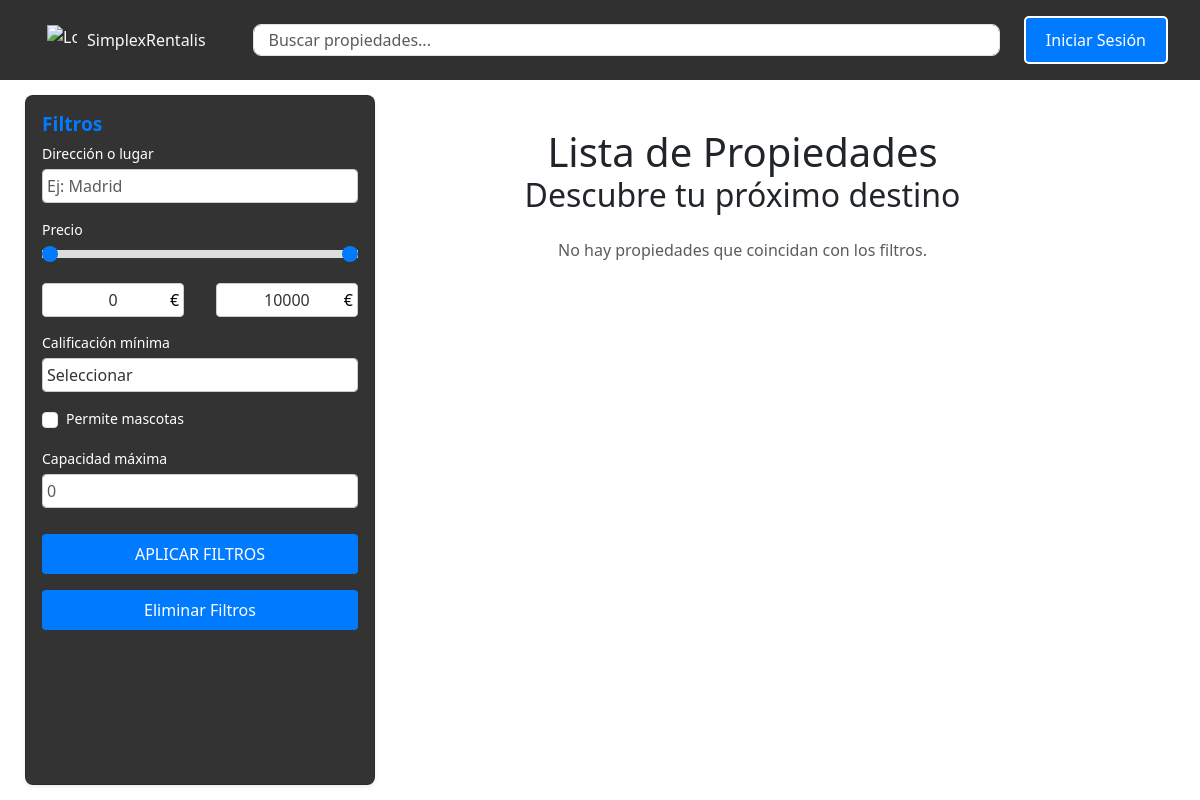
Page /propiedades/ on the earlier database version.
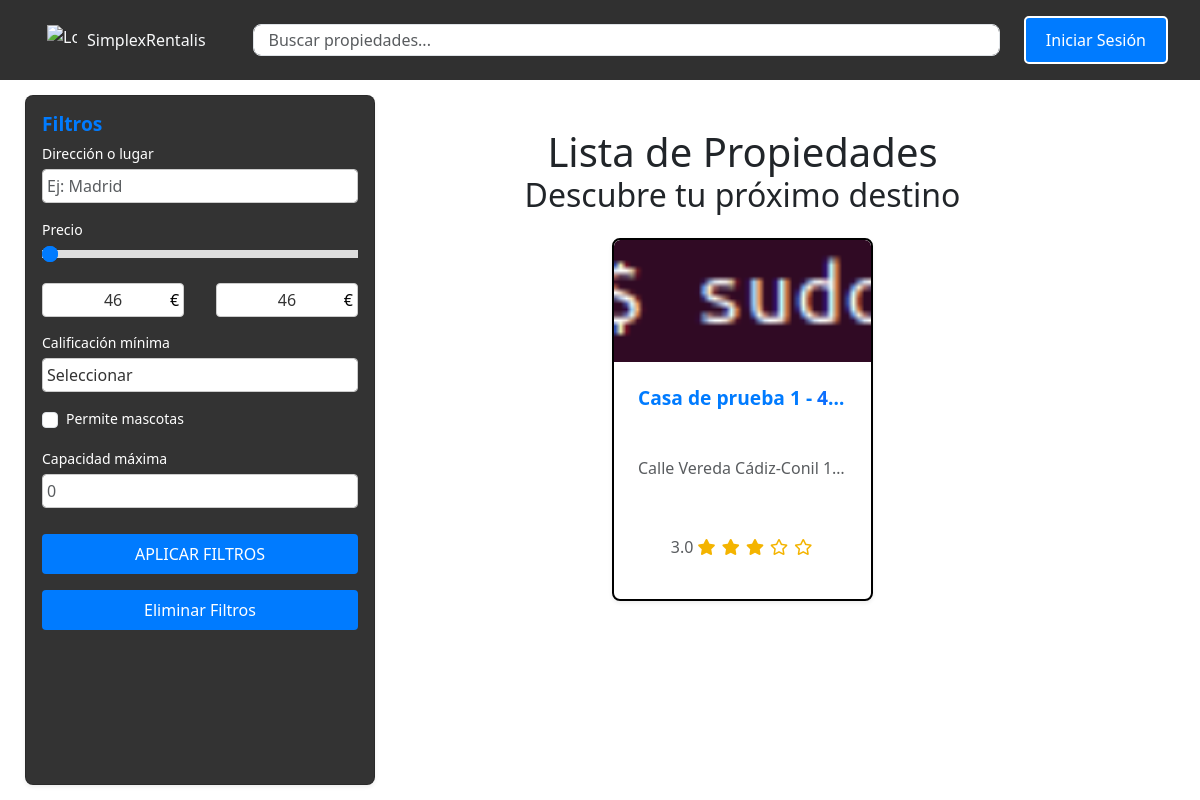
Same page on the later database version.
### SimplexRentalisAPP/models.py (models this page shows, shortened)
class Propiedades(models.Model):
    id = models.AutoField(primary_key=True)
    nombre = models.CharField(max_length=100, blank=False, null=False)
    descripcion = models.TextField(max_length=3000, blank=True, null=True)
    direccion = models.ForeignKey('Direcciones', on_delete=models.CASCADE, related_name='propiedades')
    precio_noche = MoneyField(max_digits=10, decimal_places=2, blank=False, null=False, default_currency='EUR')
    propietario = models.ForeignKey('User', on_delete=models.CASCADE, related_name='propiedades', blank=False, null=False)
    calificacion = models.DecimalField(
        default=3.0,
        blank=False,
        null=False,
        max_digits=3,
        validators=[MinValueValidator(1), MaxValueValidator(5)],
        decimal_places=1
    )
    permite_mascotas = models.BooleanField(default=False)
    en_mantenimiento = models.BooleanField(default=False)
    capacidad_maxima = models.IntegerField(default=1, blank=False, null=False)
    cantidad_banos = models.IntegerField(default=1, blank=False, null=False)
    cantidad_dormitorios = models.IntegerField(default=1, blank=False, null=False)
    galeria = models.ForeignKey('Galeria', on_delete=models.CASCADE, related_name='propiedades_galeria', blank=True, null=True)
    class Meta:
        constraints = [
            models.UniqueConstraint(fields=['direccion', 'propietario'], name='unique_direccion_propietario')
        ]

class Direcciones(models.Model):
    id = models.AutoField(primary_key=True)  # Campo id declarado explícitamente
    calle = models.CharField(max_length=255)
    numero_casa = models.CharField(max_length=20, blank=False, null=False)
    numero_puerta = models.CharField(max_length=20, blank=True, null=True)
    codigo_postal = models.CharField(max_length=20, blank=False, null=False)
    ciudad = models.CharField(max_length=100)
    co_autonoma = models.CharField(max_length=100)
    provincia = models.CharField(max_length=100)
    pais = models.CharField(max_length=100)
    latitud = models.FloatField(null=True, blank=True)
    longitud = models.FloatField(null=True, blank=True)
    def __str__(self):
        return f"{self.calle} {self.numero_casa}, {self.ciudad}"

### SimplexRentalisAPP/views.py (the view)
# urls.py: path('propiedades/', views.propiedades, name='propiedades'),
def propiedades(request):
    query = request.GET.get('q')
    direccion = request.GET.get('direccion')
    precio_min = request.GET.get('precio_min')
    precio_max = request.GET.get('precio_max')
    calificacion = request.GET.get('calificacion')
    permite_mascotas = request.GET.get('permite_mascotas')
    capacidad_maxima = request.GET.get('capacidad_maxima')
    precio_minimo = Propiedades.objects.aggregate(min_precio=Min('precio_noche'))['min_precio'] or 0
    precio_maximo = Propiedades.objects.aggregate(max_precio=Max('precio_noche'))['max_precio'] or 10000
    form = FiltroPropiedadesForm(request.GET)
    propiedades = Propiedades.objects.prefetch_related('gallery_images').filter(en_mantenimiento=False)
    if query:
        propiedades = propiedades.filter(
            Q(nombre__icontains=query) | Q(direccion__icontains=query)
        )
    if form.is_valid():
        if direccion:
            propiedades = propiedades.filter(direccion__icontains=direccion)
        if precio_min:
            propiedades = propiedades.filter(precio_noche__gte=precio_min)
        if precio_max:
            propiedades = propiedades.filter(precio_noche__lte=precio_max)
        if calificacion:
            propiedades = propiedades.filter(calificacion__gte=int(calificacion))
        if permite_mascotas:
            propiedades = propiedades.filter(permite_mascotas=(permite_mascotas == 'True'))
        if capacidad_maxima:
            propiedades = propiedades.filter(capacidad_maxima__gte=capacidad_maxima)  # Usar `gte` para capacidad máxima
    for propiedad in propiedades:
        portada = propiedad.gallery_images.filter(portada=True).order_by('id').first()
        if not portada:
            portada = propiedad.gallery_images.order_by('id').first()
        propiedad.portada = portada.imagen.url if portada else "/static/images/default_property.jpg"
    if 'precio_max' not in request.GET:
        form.fields['precio_max'].initial = precio_maximo
    if 'precio_min' not in request.GET:
        form.fields['precio_min'].initial = precio_minimo
    context = {
        'propiedades': propiedades,
        'form': form,
        'precio_minimo': precio_minimo,
        'precio_maximo': precio_maximo,
        'query': query
    }
    return render(request, 'SimplexRentalisAPP/propiedades_list.html', context)

### SimplexRentalisAPP/templates/SimplexRentalisAPP/propiedades_list.html (shortened to what this page needs)
{% extends 'base.html' %}
{% load static %}
{% block content %}
<div class="container mt-5">
    <div class="row">
        <div class="col-md-3 mb-4">
            <div class="card shadow-sm rounded-3 p-3 fixed-left no-animation">
                <h5 class="card-title">Filtros</h5>
                <form id="filtroForm" method="get" action="{% url 'propiedades' %}">
                    <div class="mb-3">
                        <label for="direccion" class="form-label">Dirección o lugar</label>
                        <input type="text" class="form-control" id="direccion" name="direccion" placeholder="Ej: Madrid" value="{{ request.GET.direccion }}">
                    </div>
                    <label for="minPrice" class="form-label">Precio</label>
                    <div class="slider-container">
                        <div class="range-slider">
                            <input type="range" id="minPrice" name="precio_min" min="{{ precio_minimo }}" max="{{ precio_maximo }}"
                            value="{{ request.GET.precio_min|default:precio_minimo }}" oninput="updatePriceValues()" class="slider thumb-lower">
                            <input type="range" id="maxPrice" name="precio_max" min="{{ precio_minimo }}" max="{{ precio_maximo }}"
                            value="{{ request.GET.precio_max|default:precio_maximo }}" oninput="updatePriceValues()" class="slider">
                        </div>
                        <div class="price-range">
                            <div style="position: relative; width: 45%;">
                                <input type="text" id="minPriceValue" value="{{ request.GET.precio_min|default:precio_minimo }}">
                                <span>€</span>
                            </div>
                            <div style="position: relative; width: 45%;">
                                <input type="text" id="maxPriceValue" value="{{ request.GET.precio_max|default:precio_maximo }}">
                                <span>€</span>
                            </div>
                        </div>
                    </div>
                    <div class="mb-3">
                        <label for="calificacion" class="form-label">Calificación mínima</label>
                        <select class="form-control" id="calificacion" name="calificacion">
                            <option value="">Seleccionar</option>
                        </select>
                    </div>
                    <div class="mb-3 form-check">
                        <input type="checkbox" class="form-check-input" id="permite_mascotas" name="permite_mascotas" {% if request.GET.permite_mascotas %}checked{% endif %}>
                        <label class="form-check-label" for="permite_mascotas">Permite mascotas</label>
                    </div>
                    <div class="mb-3">
                        <label for="capacidad_maxima" class="form-label">Capacidad máxima</label>
                        <input type="number" class="form-control" id="capacidad_maxima" name="capacidad_maxima" placeholder="0" value="{{ request.GET.capacidad_maxima }}">
                    </div>
                    <button type="submit" class="btn btn-primary w-100">Aplicar Filtros</button>
                    <button type="button" class="btn btn-secondary w-100 mt-3" id="eliminarFiltrosBtn">Eliminar Filtros</button>
                </form>
            </div>
        </div>
        <div class="col-md-9">
            <div class="position-relative mb-4">
                <h1 class="text-center m-0">{% if query %}Resultados de Búsqueda{% else %}Lista de Propiedades{% endif %}</h1>
                <h2 class="text-center m-0">{% if query %}Tu próximo destino segun tus indicaciones{% else %}Descubre tu próximo destino{% endif %}</h2>
            </div>
            <div class="row justify-content-center">
                {% if propiedades %}
                    {% for propiedad in propiedades %}
                    <div class="col-12 col-md-6 col-lg-4 mb-4 d-flex align-items-stretch">
                        <div class="propiedad-card-wrapper position-relative">
                            <a href="{% url 'propiedad_detallada' propiedad.pk %}" class="text-decoration-none">
                                <div class="card propiedad-card shadow-sm rounded-3 overflow-hidden" style="height: 100%; display: flex; flex-direction: column;">
                                    <div class="card-image" style="height: 200px; overflow: hidden;">
                                        <img src="{{ propiedad.portada }}" class="img-fluid rounded-top" alt="Imagen de {{ propiedad.nombre }}" style="width: 100%; height: 100%; object-fit: cover;">
                                    </div>
                                    <div class="card-body p-4" style="flex-grow: 1;">
                                        <h5 class="card-title text-truncate">{{ propiedad.nombre }} - <span class="text-primary">{{ propiedad.precio_noche }}€</span></h5>
                                        <p class="card-text text-muted text-truncate">{{ propiedad.direccion }}</p>
                                        <p class="text-muted">
                                            {{ propiedad.calificacion|default:"-" }}
                                            <span class="stars">
                                                {% for i in "12345" %}
                                                    {% if forloop.counter <= propiedad.calificacion %}
                                                        <i class="fas fa-star"></i>
                                                    {% else %}
                                                        <i class="far fa-star"></i>
                                                    {% endif %}
                                                {% endfor %}
                                            </span>
                                        </p>
                                    </div>
                                </div>
                            </a>
                        </div>
                    </div>
                    {% endfor %}
                {% else %}
                    <p class="text-center text-muted">No hay propiedades que coincidan con los filtros.</p>
                {% endif %}
            </div>
        </div>
    </div>
</div>
{% endblock %}

### SimplexRentalisAPP/templates/base.html (shortened to what this page needs)
<!DOCTYPE html>
<html lang="es">
<head>
  {% load static %}
  <link href="https://cdn.jsdelivr.net/npm/bootstrap@5.3.0-alpha3/dist/css/bootstrap.min.css" rel="stylesheet">
  <link rel="stylesheet" href="{% static 'css/style.css' %}">
  <link rel="stylesheet" href="https://cdnjs.cloudflare.com/ajax/libs/font-awesome/5.15.4/css/all.min.css">
</head>
<body>
  <div class="navbar">
    <div class="container-fluid d-flex justify-content-between align-items-center">
      <div class="d-flex align-items-center">
        <a href="/" class="menu-item text-light d-flex align-items-center me-3">
          <img src="{% static 'defaults/logo.png' %}" alt="Logo" style="width: 30px; height: 30px; margin-right: 10px;">
          SimplexRentalis
        </a>
      </div>
      <form class="d-flex flex-grow-1 mx-3" action="{% url 'propiedades' %}" method="GET">
        <input class="form-control me-2" type="search" placeholder="Buscar propiedades..." aria-label="Search" name="q" style="flex-grow: 1; width: 300px; height: 30px;">
      </form>
      <div class="d-flex align-items-center">
        <div id="userMenu" class="position-relative">
          {% if user.is_authenticated %}
            <a href="#" class="d-flex align-items-center" id="userDropdown" data-bs-toggle="dropdown" aria-expanded="false">
              {% if user.avatar %}
                <img src="{{ user.avatar.url }}" alt="Avatar" class="rounded-circle" style="width: 30px; height: 30px; margin-right: 10px;">
              {% else %}
                <img src="/media/defaults/default_avatar.png" alt="Avatar" class="rounded-circle" style="width: 30px; height: 30px; margin-right: 10px;">
              {% endif %}
              <span class="text-light">{{ user.username }}</span>
            </a>
            <ul class="dropdown-menu dropdown-menu-end" aria-labelledby="userDropdown">
              <li><a class="dropdown-item" href="{% url 'settings' %}">Configuración de la cuenta</a></li>
              <li><a class="dropdown-item" href="{% url 'logout' %}">Cerrar sesión</a></li>
            </ul>
          {% else %}
            <button class="btn btn-outline-light btn-login" data-bs-toggle="modal" data-bs-target="#loginModal">Iniciar Sesión</button>
          {% endif %}
        </div>
      </div>
    </div>
  </div>
  <div id="main-content">
    {% block content %}
    {% endblock %}
  </div>

Differences in the rows shown:
added Propiedades: nombre "Casa de prueba 1", precio_noche "4…", direccion "Calle Vereda Cádiz-Conil 1…", calificacion "3.0"
Other differences:
form field precio_min: "0" → "46"
form field precio_max: "10000" → "46"
form field GET.precio_min: "0" → "46"
form field GET.precio_max: "10000" → "46"
text no longer shown: "No hay propiedades que coincidan con los filtros."
